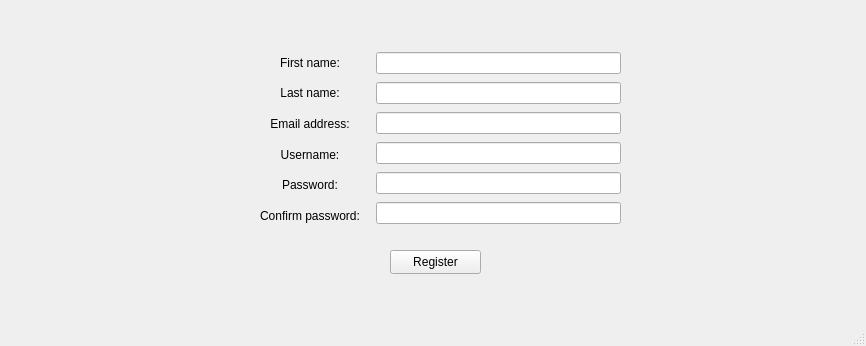
<?xml version="1.0" encoding="UTF-8"?>
<ui version="4.0">
 <class>mainWindow</class>
 <widget class="QMainWindow" name="mainWindow">
  <property name="geometry">
   <rect>
    <x>0</x>
    <y>0</y>
    <width>866</width>
    <height>346</height>
   </rect>
  </property>
  <property name="windowTitle">
   <string>MainWindow</string>
  </property>
  <widget class="QWidget" name="centralwidget">
   <widget class="QStackedWidget" name="stackedWidget">
    <property name="geometry">
     <rect>
      <x>10</x>
      <y>10</y>
      <width>851</width>
      <height>291</height>
     </rect>
    </property>
    <property name="currentIndex">
     <number>3</number>
    </property>
    <widget class="QWidget" name="page">
     <widget class="QWidget" name="layoutWidget">
      <property name="geometry">
       <rect>
        <x>370</x>
        <y>60</y>
        <width>110</width>
        <height>160</height>
       </rect>
      </property>
      <property name="layoutDirection">
       <enum>Qt::LeftToRight</enum>
      </property>
      <layout class="QVBoxLayout" name="verticalLayout">
       <property name="rightMargin">
        <number>0</number>
       </property>
       <item>
        <widget class="QLabel" name="label">
         <property name="layoutDirection">
          <enum>Qt::LeftToRight</enum>
         </property>
         <property name="text">
          <string>Username</string>
         </property>
         <property name="alignment">
          <set>Qt::AlignCenter</set>
         </property>
        </widget>
       </item>
       <item>
        <widget class="QLineEdit" name="lineEdit_2">
         <property name="layoutDirection">
          <enum>Qt::LeftToRight</enum>
         </property>
         <property name="alignment">
          <set>Qt::AlignCenter</set>
         </property>
        </widget>
       </item>
       <item>
        <widget class="QLabel" name="label_2">
         <property name="layoutDirection">
          <enum>Qt::LeftToRight</enum>
         </property>
         <property name="text">
          <string>Password</string>
         </property>
         <property name="alignment">
          <set>Qt::AlignCenter</set>
         </property>
        </widget>
       </item>
       <item>
        <widget class="QLineEdit" name="lineEdit">
         <property name="layoutDirection">
          <enum>Qt::LeftToRight</enum>
         </property>
         <property name="echoMode">
          <enum>QLineEdit::Password</enum>
         </property>
         <property name="alignment">
          <set>Qt::AlignCenter</set>
         </property>
        </widget>
       </item>
       <item>
        <widget class="QPushButton" name="pushButton_2">
         <property name="layoutDirection">
          <enum>Qt::LeftToRight</enum>
         </property>
         <property name="text">
          <string>Login</string>
         </property>
        </widget>
       </item>
       <item>
        <widget class="QPushButton" name="pushButton">
         <property name="layoutDirection">
          <enum>Qt::LeftToRight</enum>
         </property>
         <property name="text">
          <string>Register</string>
         </property>
        </widget>
       </item>
      </layout>
     </widget>
    </widget>
    <widget class="QWidget" name="page_2">
     <widget class="QWidget" name="layoutWidget">
      <property name="geometry">
       <rect>
        <x>1</x>
        <y>1</y>
        <width>840</width>
        <height>286</height>
       </rect>
      </property>
      <layout class="QHBoxLayout" name="horizontalLayout_2">
       <item>
        <layout class="QVBoxLayout" name="verticalLayout_7">
         <item>
          <layout class="QHBoxLayout" name="horizontalLayout">
           <item>
            <layout class="QVBoxLayout" name="verticalLayout_4">
             <item>
              <widget class="QLabel" name="label_3">
               <property name="text">
                <string>Check-In Date</string>
               </property>
               <property name="alignment">
                <set>Qt::AlignCenter</set>
               </property>
              </widget>
             </item>
             <item>
              <widget class="QCalendarWidget" name="calendarWidget"/>
             </item>
             <item>
              <widget class="QLabel" name="label_5">
               <property name="text">
                <string>Check-In Hour</string>
               </property>
               <property name="alignment">
                <set>Qt::AlignCenter</set>
               </property>
              </widget>
             </item>
             <item>
              <widget class="QTimeEdit" name="timeEdit"/>
             </item>
            </layout>
           </item>
           <item>
            <layout class="QVBoxLayout" name="verticalLayout_3">
             <item>
              <widget class="QLabel" name="label_4">
               <property name="text">
                <string>Check-Out Date</string>
               </property>
               <property name="alignment">
                <set>Qt::AlignCenter</set>
               </property>
              </widget>
             </item>
             <item>
              <widget class="QCalendarWidget" name="calendarWidget_2"/>
             </item>
             <item>
              <widget class="QLabel" name="label_6">
               <property name="text">
                <string>Check-Out Hour</string>
               </property>
               <property name="alignment">
                <set>Qt::AlignCenter</set>
               </property>
              </widget>
             </item>
             <item>
              <widget class="QTimeEdit" name="timeEdit_2"/>
             </item>
            </layout>
           </item>
          </layout>
         </item>
         <item>
          <widget class="QPushButton" name="pushButton_3">
           <property name="text">
            <string>Check availability</string>
           </property>
          </widget>
         </item>
        </layout>
       </item>
       <item>
        <layout class="QVBoxLayout" name="verticalLayout_2">
         <item>
          <widget class="QPushButton" name="pushButton_7">
           <property name="text">
            <string>Log Out</string>
           </property>
          </widget>
         </item>
         <item>
          <widget class="QListWidget" name="listWidget"/>
         </item>
         <item>
          <widget class="QPushButton" name="pushButton_4">
           <property name="text">
            <string>Reserve parking spot</string>
           </property>
          </widget>
         </item>
         <item>
          <widget class="QPushButton" name="pushButton_8">
           <property name="text">
            <string>My reservations</string>
           </property>
          </widget>
         </item>
        </layout>
       </item>
      </layout>
     </widget>
    </widget>
    <widget class="QWidget" name="page_3">
     <widget class="QWidget" name="layoutWidget">
      <property name="geometry">
       <rect>
        <x>300</x>
        <y>10</y>
        <width>258</width>
        <height>248</height>
       </rect>
      </property>
      <layout class="QVBoxLayout" name="verticalLayout_6">
       <item>
        <widget class="QLabel" name="label_7">
         <property name="text">
          <string>Your reservations</string>
         </property>
         <property name="alignment">
          <set>Qt::AlignCenter</set>
         </property>
        </widget>
       </item>
       <item>
        <widget class="QListWidget" name="listWidget_2"/>
       </item>
       <item>
        <layout class="QHBoxLayout" name="horizontalLayout_3">
         <item>
          <widget class="QPushButton" name="pushButton_5">
           <property name="text">
            <string>Back</string>
           </property>
          </widget>
         </item>
         <item>
          <widget class="QPushButton" name="pushButton_6">
           <property name="text">
            <string>Cancel reservation</string>
           </property>
          </widget>
         </item>
        </layout>
       </item>
      </layout>
     </widget>
    </widget>
    <widget class="QWidget" name="page_4">
     <widget class="QPushButton" name="pushButton_9">
      <property name="geometry">
       <rect>
        <x>380</x>
        <y>240</y>
        <width>91</width>
        <height>24</height>
       </rect>
      </property>
      <property name="text">
       <string>Register</string>
      </property>
     </widget>
     <widget class="QWidget" name="">
      <property name="geometry">
       <rect>
        <x>240</x>
        <y>40</y>
        <width>371</width>
        <height>178</height>
       </rect>
      </property>
      <layout class="QHBoxLayout" name="horizontalLayout_4">
       <item>
        <layout class="QVBoxLayout" name="verticalLayout_5">
         <property name="leftMargin">
          <number>10</number>
         </property>
         <property name="rightMargin">
          <number>10</number>
         </property>
         <item>
          <widget class="QLabel" name="label_9">
           <property name="text">
            <string>First name:</string>
           </property>
           <property name="alignment">
            <set>Qt::AlignCenter</set>
           </property>
          </widget>
         </item>
         <item>
          <widget class="QLabel" name="label_10">
           <property name="text">
            <string>Last name:</string>
           </property>
           <property name="alignment">
            <set>Qt::AlignCenter</set>
           </property>
          </widget>
         </item>
         <item>
          <widget class="QLabel" name="label_11">
           <property name="text">
            <string>Email address:</string>
           </property>
           <property name="alignment">
            <set>Qt::AlignCenter</set>
           </property>
          </widget>
         </item>
         <item>
          <widget class="QLabel" name="label_8">
           <property name="text">
            <string>Username:</string>
           </property>
           <property name="alignment">
            <set>Qt::AlignCenter</set>
           </property>
          </widget>
         </item>
         <item>
          <widget class="QLabel" name="label_12">
           <property name="text">
            <string>Password:</string>
           </property>
           <property name="alignment">
            <set>Qt::AlignCenter</set>
           </property>
          </widget>
         </item>
         <item>
          <widget class="QLabel" name="label_13">
           <property name="text">
            <string>Confirm password:</string>
           </property>
           <property name="alignment">
            <set>Qt::AlignCenter</set>
           </property>
          </widget>
         </item>
        </layout>
       </item>
       <item>
        <layout class="QVBoxLayout" name="verticalLayout_8">
         <item>
          <widget class="QLineEdit" name="lineEdit_3"/>
         </item>
         <item>
          <widget class="QLineEdit" name="lineEdit_4"/>
         </item>
         <item>
          <widget class="QLineEdit" name="lineEdit_5"/>
         </item>
         <item>
          <widget class="QLineEdit" name="lineEdit_6"/>
         </item>
         <item>
          <widget class="QLineEdit" name="lineEdit_7"/>
         </item>
         <item>
          <widget class="QLineEdit" name="lineEdit_8"/>
         </item>
        </layout>
       </item>
      </layout>
     </widget>
    </widget>
   </widget>
  </widget>
  <widget class="QMenuBar" name="menubar">
   <property name="geometry">
    <rect>
     <x>0</x>
     <y>0</y>
     <width>866</width>
     <height>21</height>
    </rect>
   </property>
  </widget>
  <widget class="QStatusBar" name="statusbar"/>
 </widget>
 <resources/>
 <connections/>
</ui>
